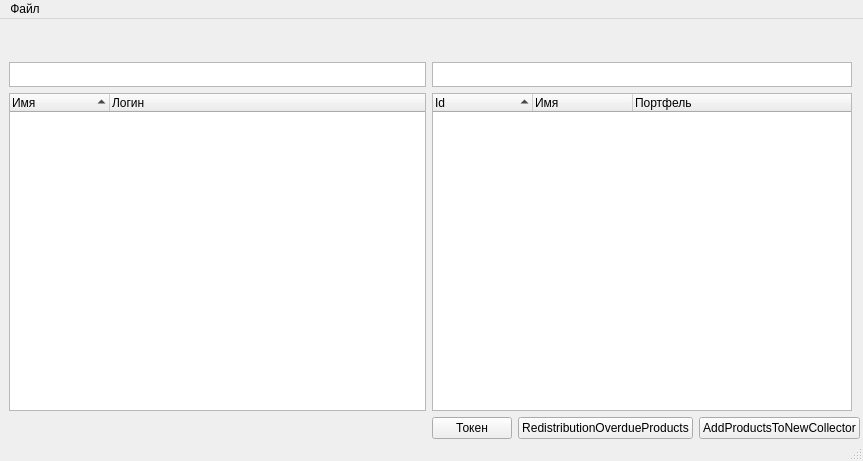
<?xml version="1.0" encoding="UTF-8"?>
<ui version="4.0">
 <class>MainWindow</class>
 <widget class="QMainWindow" name="MainWindow">
  <property name="geometry">
   <rect>
    <x>0</x>
    <y>0</y>
    <width>863</width>
    <height>461</height>
   </rect>
  </property>
  <property name="minimumSize">
   <size>
    <width>689</width>
    <height>0</height>
   </size>
  </property>
  <property name="maximumSize">
   <size>
    <width>890</width>
    <height>16777215</height>
   </size>
  </property>
  <property name="windowTitle">
   <string>Collection tool</string>
  </property>
  <property name="windowIcon">
   <iconset>
    <normaloff>../../Downloads/logo.png</normaloff>../../Downloads/logo.png</iconset>
  </property>
  <widget class="QWidget" name="centralwidget">
   <widget class="QWidget" name="">
    <property name="geometry">
     <rect>
      <x>9</x>
      <y>9</y>
      <width>851</width>
      <height>411</height>
     </rect>
    </property>
    <layout class="QVBoxLayout" name="verticalLayout">
     <item>
      <layout class="QHBoxLayout" name="horizontalLayout_3">
       <item>
        <widget class="QLabel" name="project_label">
         <property name="font">
          <font>
           <pointsize>18</pointsize>
          </font>
         </property>
         <property name="text">
          <string/>
         </property>
         <property name="alignment">
          <set>Qt::AlignCenter</set>
         </property>
        </widget>
       </item>
      </layout>
     </item>
     <item>
      <layout class="QGridLayout" name="gridLayout">
       <item row="1" column="0">
        <widget class="QTreeWidget" name="all_users_tree">
         <property name="minimumSize">
          <size>
           <width>260</width>
           <height>212</height>
          </size>
         </property>
         <property name="maximumSize">
          <size>
           <width>420</width>
           <height>16777215</height>
          </size>
         </property>
         <property name="contextMenuPolicy">
          <enum>Qt::CustomContextMenu</enum>
         </property>
         <property name="sortingEnabled">
          <bool>true</bool>
         </property>
         <property name="columnCount">
          <number>2</number>
         </property>
         <attribute name="headerCascadingSectionResizes">
          <bool>true</bool>
         </attribute>
         <column>
          <property name="text">
           <string>Имя</string>
          </property>
         </column>
         <column>
          <property name="text">
           <string>Логин</string>
          </property>
         </column>
        </widget>
       </item>
       <item row="1" column="1">
        <widget class="QTreeWidget" name="collectors_tree">
         <property name="minimumSize">
          <size>
           <width>311</width>
           <height>212</height>
          </size>
         </property>
         <property name="maximumSize">
          <size>
           <width>420</width>
           <height>16777215</height>
          </size>
         </property>
         <property name="contextMenuPolicy">
          <enum>Qt::CustomContextMenu</enum>
         </property>
         <property name="sortingEnabled">
          <bool>true</bool>
         </property>
         <property name="headerHidden">
          <bool>false</bool>
         </property>
         <attribute name="headerVisible">
          <bool>true</bool>
         </attribute>
         <attribute name="headerCascadingSectionResizes">
          <bool>true</bool>
         </attribute>
         <column>
          <property name="text">
           <string>Id</string>
          </property>
         </column>
         <column>
          <property name="text">
           <string>Имя</string>
          </property>
         </column>
         <column>
          <property name="text">
           <string>Портфель</string>
          </property>
         </column>
        </widget>
       </item>
       <item row="0" column="0">
        <widget class="QTextEdit" name="search_user">
         <property name="maximumSize">
          <size>
           <width>420</width>
           <height>25</height>
          </size>
         </property>
         <property name="contextMenuPolicy">
          <enum>Qt::DefaultContextMenu</enum>
         </property>
        </widget>
       </item>
       <item row="0" column="1">
        <widget class="QTextEdit" name="search_collector">
         <property name="maximumSize">
          <size>
           <width>420</width>
           <height>25</height>
          </size>
         </property>
        </widget>
       </item>
       <item row="2" column="1">
        <layout class="QHBoxLayout" name="horizontalLayout">
         <item>
          <widget class="QPushButton" name="token_btn">
           <property name="text">
            <string>Токен</string>
           </property>
          </widget>
         </item>
         <item>
          <widget class="QPushButton" name="redistribute_btn">
           <property name="text">
            <string>RedistributionOverdueProducts</string>
           </property>
          </widget>
         </item>
         <item>
          <widget class="QPushButton" name="new_portfolio_btn">
           <property name="text">
            <string>AddProductsToNewCollector</string>
           </property>
          </widget>
         </item>
        </layout>
       </item>
      </layout>
     </item>
    </layout>
   </widget>
  </widget>
  <widget class="QStatusBar" name="statusbar"/>
  <widget class="QMenuBar" name="menuBar">
   <property name="geometry">
    <rect>
     <x>0</x>
     <y>0</y>
     <width>863</width>
     <height>21</height>
    </rect>
   </property>
   <widget class="QMenu" name="menu">
    <property name="title">
     <string>Файл</string>
    </property>
   </widget>
   <addaction name="menu"/>
  </widget>
  <action name="actionReconnect">
   <property name="text">
    <string>Reconnect</string>
   </property>
  </action>
  <action name="actionExit">
   <property name="text">
    <string>Exit</string>
   </property>
  </action>
  <action name="actionProjects">
   <property name="text">
    <string>Projects</string>
   </property>
  </action>
 </widget>
 <resources/>
 <connections/>
</ui>
